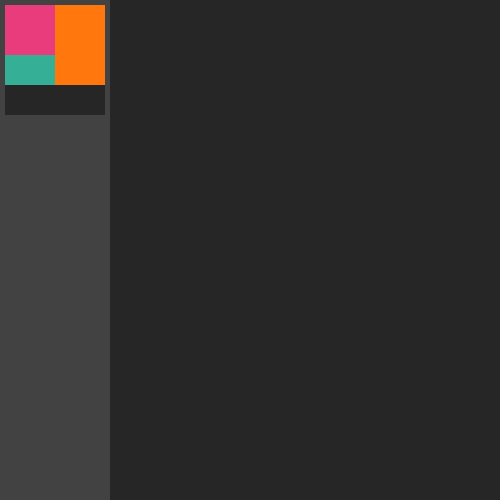
Frame 1 (no input)
Frame 60 (the mouse pressed at the canvas centre just before this capture): identical to frame 1, image omitted
Frame 120 (the mouse held since frame 60 and released just before this capture): identical to frame 1, image omitted

The Processing sketch that drew this single still picture (run headless with seeded random() and noise(); from frame 60 on, the mouse is pressed at the canvas centre):

// Processing sketch: processing_156568
// ── processing_156568.pde

color square1= color(232, 60, 125);
color square2= color(255, 119, 13);
color square3= color(53, 176, 151);

boolean state1;
boolean state2;
boolean state3;
//boolean state4;

void setup() {
  size (500, 500);
  background(38, 38, 38);
}

void draw() {
  //background (38, 38, 38);

  noStroke();
  fill(66, 66, 66);
  rect (0, 0, 110, 500);

  if (mouseX>5 && mouseX<50 && mouseY>5 && mouseY<50) {
    fill (255, 155, 136);
    noStroke();
    rect (5, 5, 50, 50);
  } else {
    fill (square1);
    noStroke();
    rect (5, 5, 50, 50);
  }

  if (mouseX>55 && mouseX<105 && mouseY>5 && mouseY<85) {
    fill (255, 175, 120);
    noStroke();
    rect (55, 5, 50, 80);
  } else {
    fill (square2);
    noStroke();
    rect (55, 5, 50, 80);
  }

  if (mouseX>5 && mouseX<55 && mouseY>55 && mouseY<85) {
    fill (132, 189, 154);
    noStroke();
    rect (5, 55, 50, 30);
  } else {
    fill (square3);
    noStroke();
    rect (5, 55, 50, 30);
  }
  if (mouseX>5 && mouseX<105 && mouseY>85 && mouseY<115) {
    fill (105, 105, 105);
    noStroke();
    rect (5, 85, 100, 30);
  } else {
    fill (38,38,38);
    noStroke();
    rect (5, 85, 100, 30);
  }
}
void mouseDragged() {
//  
//  if (state1==true) {
//    fill (38, 38, 38); 
//  }

  if (state1==true) 
  {
    fill(square1);
    ellipse (mouseX, mouseY, 1, 1);
    println ("dragged");
  }
  else if (state2==true)
  {
    fill(square2);
    ellipse (mouseX, mouseY, 5, 5);
  }
  else if (state3=true)
  {
    fill(square3);
    rect (mouseX, mouseY, 8, 8);
   
}
}
void mousePressed () {
//  if (mouseX>0 && mouseX<500 && mouseY>0 && mouseY<500) {
//    state1=true;
//    state2=false;
//    state3=false;


  if (mouseX>5 && mouseX<50 && mouseY>5 && mouseY<50) {
    state1=true;
    state2=false;
    state3=false;
 
  }
  else if (mouseX>55 && mouseX<105 && mouseY>5 && mouseY<85) {
    state1=false;
    state2=true;
    state3=false;
  
}
  else if (mouseX>5 && mouseX<55 && mouseY>55 && mouseY<85) {
    state1=false;
    state2=false;
    state3=true;
 
}
else if (mouseX>5 && mouseX<105 && mouseY>85 && mouseY<115) {
  background (38, 38, 38);
}
//void keyPressed () {
//  if (key == ' ') {
//    background(38, 38, 38);
//  }
}
